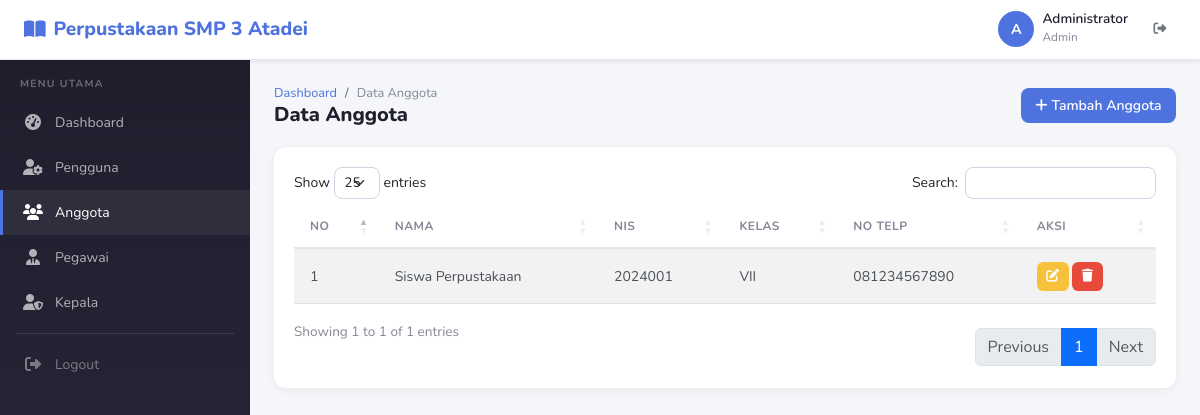
/anggota (signed in), run on the app's committed database.
### tables this page shows
CREATE TABLE anggota (
  id INT AUTO_INCREMENT PRIMARY KEY,
  user_id INT NOT NULL,
  nama VARCHAR(100) NOT NULL,
  nis VARCHAR(50) NOT NULL,
  kelas_id INT NOT NULL,
  no_telp VARCHAR(20) NOT NULL,
  alamat TEXT NOT NULL,
  foto VARCHAR(255) DEFAULT NULL,
  created_at TIMESTAMP DEFAULT CURRENT_TIMESTAMP,
  INDEX idx_anggota_user_id (user_id),
  INDEX idx_anggota_kelas_id (kelas_id),
  CONSTRAINT fk_anggota_user FOREIGN KEY (user_id) REFERENCES users(id) ON DELETE CASCADE,
  CONSTRAINT fk_anggota_kelas FOREIGN KEY (kelas_id) REFERENCES kelas(id) ON DELETE CASCADE
);

CREATE TABLE kelas (
  id INT AUTO_INCREMENT PRIMARY KEY,
  nama_kelas VARCHAR(50) NOT NULL,
  created_at TIMESTAMP DEFAULT CURRENT_TIMESTAMP
);

### controllers/AnggotaController.php (called while the page is built, shortened)
<?php
require_once __DIR__ . '/../core/Helper.php';
require_once __DIR__ . '/../core/Session.php';
class AnggotaController extends Controller
{
    public function index()
    {
        $anggotaModel = $this->model('AnggotaModel');
        $data['anggota'] = $anggotaModel->getAllWithKelas();
        $this->view('anggota/index', $data);
    }
}

### index.php (called while the page is built, shortened)
<?php
require_once __DIR__ . '/core/Session.php';
require_once __DIR__ . '/config/database.php';
spl_autoload_register(function ($class) {
    $directories = [
        __DIR__ . '/core/',
        __DIR__ . '/models/',
        __DIR__ . '/controllers/',
    ];
    foreach ($directories as $dir) {
        $file = $dir . $class . '.php';
        if (file_exists($file)) {
            return;
        }
    }
});
require_once __DIR__ . '/core/Router.php';
require_once __DIR__ . '/core/Helper.php';
Router::run();

### core/Session.php (called while the page is built, shortened)
<?php
require_once __DIR__ . '/../config/database.php';
class Session
{
    public static function get($key)
    {
        return isset($_SESSION[$key]) ? $_SESSION[$key] : null;
    }
}

### core/Database.php (called while the page is built, shortened)
<?php
class Database
{
    private static $instance = null;
    private $conn;
    private function __construct()
    {
        try {
            $dsn = "mysql:host=" . DB_HOST . ";dbname=" . DB_NAME . ";charset=utf8mb4";
            $this->conn = new PDO($dsn, DB_USER, DB_PASS);
            $this->conn->setAttribute(PDO::ATTR_ERRMODE, PDO::ERRMODE_EXCEPTION);
            $this->conn->setAttribute(PDO::ATTR_DEFAULT_FETCH_MODE, PDO::FETCH_ASSOC);
            $this->conn->setAttribute(PDO::ATTR_EMULATE_PREPARES, false);
        } catch (PDOException $e) {
            die("Database connection failed: " . $e->getMessage());
        }
    }
    public static function getInstance()
    {
        if (self::$instance === null) {
            self::$instance = new self();
        }
        return self::$instance;
    }
    public function query($sql, $params = [])
    {
        try {
            $stmt = $this->conn->prepare($sql);
            $stmt->execute($params);
            return $stmt;
        } catch (PDOException $e) {
            die("Query failed: " . $e->getMessage());
        }
    }
}

### core/Model.php (called while the page is built, shortened)
<?php
require_once __DIR__ . '/Database.php';
class Model
{
    protected $db;
    public function __construct()
    {
        $this->db = Database::getInstance();
    }
    protected function query($sql, $params = [])
    {
        return $this->db->query($sql, $params);
    }
}

### models/AnggotaModel.php (called while the page is built, shortened)
<?php
class AnggotaModel extends Model
{
    protected $table = 'anggota';
    public function getAllWithKelas()
    {
        $stmt = $this->query(
            "SELECT a.*, k.nama_kelas FROM {$this->table} a
             LEFT JOIN kelas k ON a.kelas_id = k.id"
        );
        return $stmt->fetchAll();
    }
}

### core/Helper.php (called while the page is built, shortened)
<?php
require_once __DIR__ . '/Session.php';
function sanitize($input)
{
    return htmlspecialchars($input, ENT_QUOTES, 'UTF-8');
}

### views/anggota/index.php (the view)
<?php require_once __DIR__ . '/../layouts/header.php'; ?>
<?php $currentRole = isset($role) ? $role : Session::get('role'); ?>
<div class="page-header">
    <div>
        <nav aria-label="breadcrumb">
            <ol class="breadcrumb">
                <li class="breadcrumb-item"><a href="<?= BASE_URL ?>dashboard">Dashboard</a></li>
                <li class="breadcrumb-item active">Data Anggota</li>
            </ol>
        </nav>
        <h4>Data Anggota</h4>
    </div>
    <?php if ($currentRole !== 'Anggota'): ?>
        <a href="<?= BASE_URL ?>anggota/create" class="btn btn-primary">
            <i class="fas fa-plus me-1"></i>Tambah Anggota
        </a>
    <?php endif; ?>
</div>
<div class="card">
    <div class="card-body">
        <div class="table-responsive">
            <table class="table table-striped datatable">
                <thead>
                    <tr>
                        <th>No</th>
                        <th>Nama</th>
                        <th>NIS</th>
                        <th>Kelas</th>
                        <th>No Telp</th>
                        <?php if ($currentRole !== 'Anggota'): ?>
                            <th>Aksi</th>
                        <?php endif; ?>
                    </tr>
                </thead>
                <tbody>
                    <?php $no = 1; foreach ($anggota as $a): ?>
                        <tr>
                            <td><?= $no++ ?></td>
                            <td><?= sanitize($a['nama']) ?></td>
                            <td><?= sanitize($a['nis']) ?></td>
                            <td><?= sanitize($a['nama_kelas']) ?></td>
                            <td><?= sanitize($a['no_telp']) ?></td>
                            <?php if ($currentRole !== 'Anggota'): ?>
                                <td>
                                    <a href="<?= BASE_URL ?>anggota/edit/<?= $a['id'] ?>" class="btn btn-sm btn-warning" title="Edit">
                                        <i class="fas fa-edit"></i>
                                    </a>
                                    <a href="<?= BASE_URL ?>anggota/delete/<?= $a['id'] ?>" class="btn btn-sm btn-danger btn-delete" title="Hapus">
                                        <i class="fas fa-trash"></i>
                                    </a>
                                </td>
                            <?php endif; ?>
                        </tr>
                    <?php endforeach; ?>
                </tbody>
            </table>
        </div>
    </div>
</div>
<?php require_once __DIR__ . '/../layouts/footer.php'; ?>

### core/Router.php (shortened to what this page needs)
<?php
require_once __DIR__ . '/Session.php';
class Router
{
    private static $routes = [];
    public static function add($method, $route, $controller, $action)
    {
        self::$routes[] = [
            'method' => strtoupper($method),
            'route' => $route,
            'controller' => $controller,
            'action' => $action
        ];
    }
    public static function run()
    {
        $url = self::getUrl();
        $method = $_SERVER['REQUEST_METHOD'];
        foreach (self::$routes as $route) {
            $pattern = self::buildPattern($route['route']);
            if ($route['method'] === strtoupper($method) && preg_match($pattern, $url, $matches)) {
                array_shift($matches);
                self::dispatch($route['controller'], $route['action'], $matches);
                return;
            }
        }
        exit;
    }
    private static function getUrl()
    {
        if (isset($_GET['url']) && $_GET['url'] !== '') {
            $url = rtrim($_GET['url'], '/');
            $url = filter_var($url, FILTER_SANITIZE_URL);
            return $url;
        }
        $uri = $_SERVER['REQUEST_URI'];
        $uri = parse_url($uri, PHP_URL_PATH);
        $uri = trim($uri, '/');
        return $uri;
    }
    private static function buildPattern($route)
    {
        $pattern = preg_replace('/\{([a-zA-Z_]+)\}/', '([^/]+)', $route);
        return '#^' . $pattern . '$#';
    }
    private static function dispatch($controller, $action, $params = [])
    {
        $controllerFile = __DIR__ . '/../controllers/' . $controller . '.php';
        if (file_exists($controllerFile)) {
            $instance = new $controller();
            call_user_func_array([$instance, $action], $params);
        } else {
            header('HTTP/1.0 500 Internal Server Error');
            die("Controller '$controller' tidak ditemukan");
        }
    }
}

### assets/css/style.css (style rules this page uses)
:root { --primary: #4e73df; --primary-dark: #224abe; --secondary: #858796; --success: #1cc88a; --info: #36b9cc; --warning: #f6c23e; --danger: #e74a3b; --dark: #1e1e2d; --gray: #858796; --gray-light: #f8f9fc; --sidebar-width: 250px; --topbar-height: 60px; }
* { margin: 0; padding: 0; box-sizing: border-box; }
body { font-family: 'Nunito', 'Segoe UI', Tahoma, Geneva, Verdana, sans-serif; font-size: .875rem; background: #f4f6f9; color: #495057; overflow-x: hidden; }
.card { border: none; border-radius: .75rem; box-shadow: 0 .125rem .5rem rgba(0,0,0,.06); margin-bottom: 1.5rem; background: #fff; }
.card-body { padding: 1.25rem; }
.page-header { display: flex; align-items: center; justify-content: space-between; margin-bottom: 1.25rem; flex-wrap: wrap; gap: .75rem; }
.page-header h4 { font-size: 1.25rem; font-weight: 800; color: var(--dark); margin: 0; }
.breadcrumb { margin: 0; font-size: .8rem; background: none; padding: 0; }
.breadcrumb-item a { color: var(--primary); text-decoration: none; }
.breadcrumb-item.active { color: var(--secondary); }
.table { margin-bottom: 0; }
.table th { border-top: none; border-bottom: 2px solid #e3e6f0; font-weight: 700; font-size: .75rem; text-transform: uppercase; letter-spacing: .04em; color: var(--secondary); padding: .75rem 1rem; white-space: nowrap; }
.table td { padding: .75rem 1rem; vertical-align: middle; border-top: 1px solid #f0f0f0; color: #495057; }
.table-striped tbody tr:nth-of-type(odd) { background: #fafbfc; }
.btn { border-radius: .5rem; font-size: .875rem; padding: .45rem .9rem; font-weight: 600; transition: all .15s; border: none; }
.btn-primary { background: var(--primary); color: #fff; }
.btn-danger { background: var(--danger); color: #fff; }
.btn-warning { background: var(--warning); color: #fff; }
.btn-sm { padding: .3rem .6rem; font-size: .8rem; border-radius: .4rem; }

### data on the page
anggota: nama "Siswa Perpustakaan", nis "2024001", kelas.nama_kelas "VII", no_telp "081234567890"
